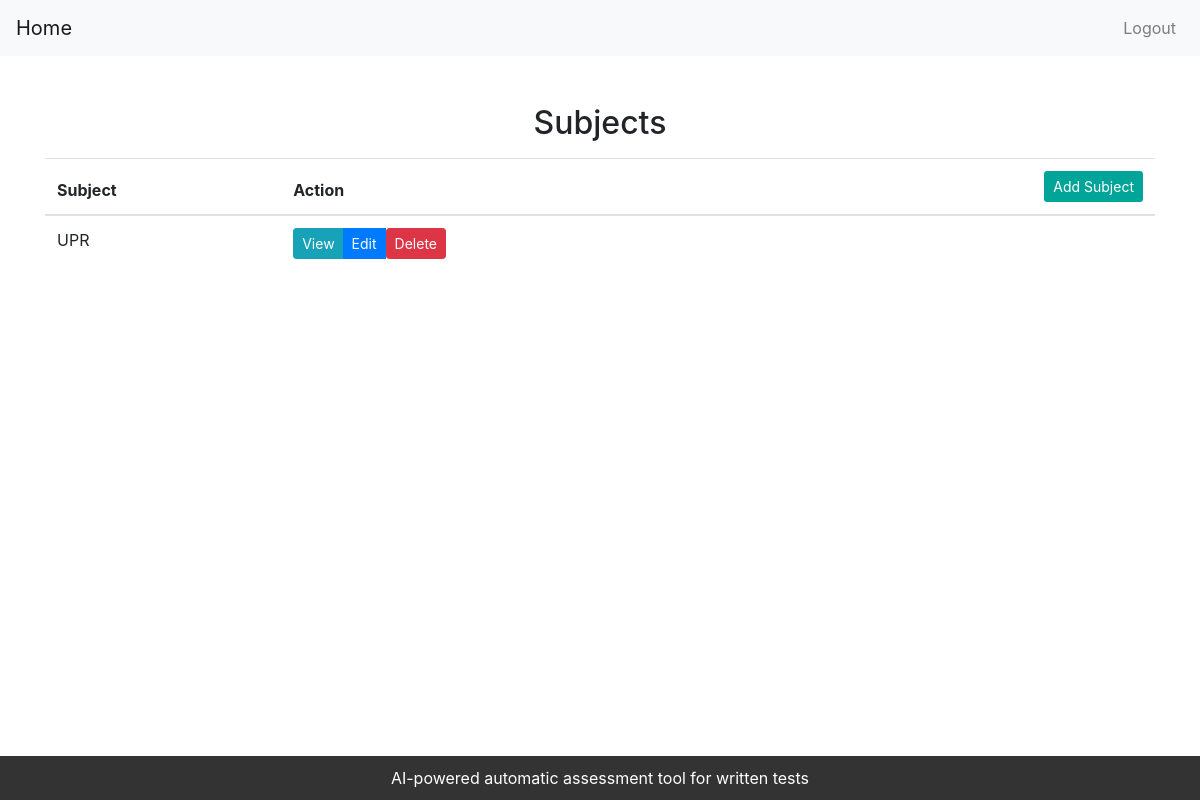
Before: /core/teacher/dashboard/ (signed in) with the older database file.
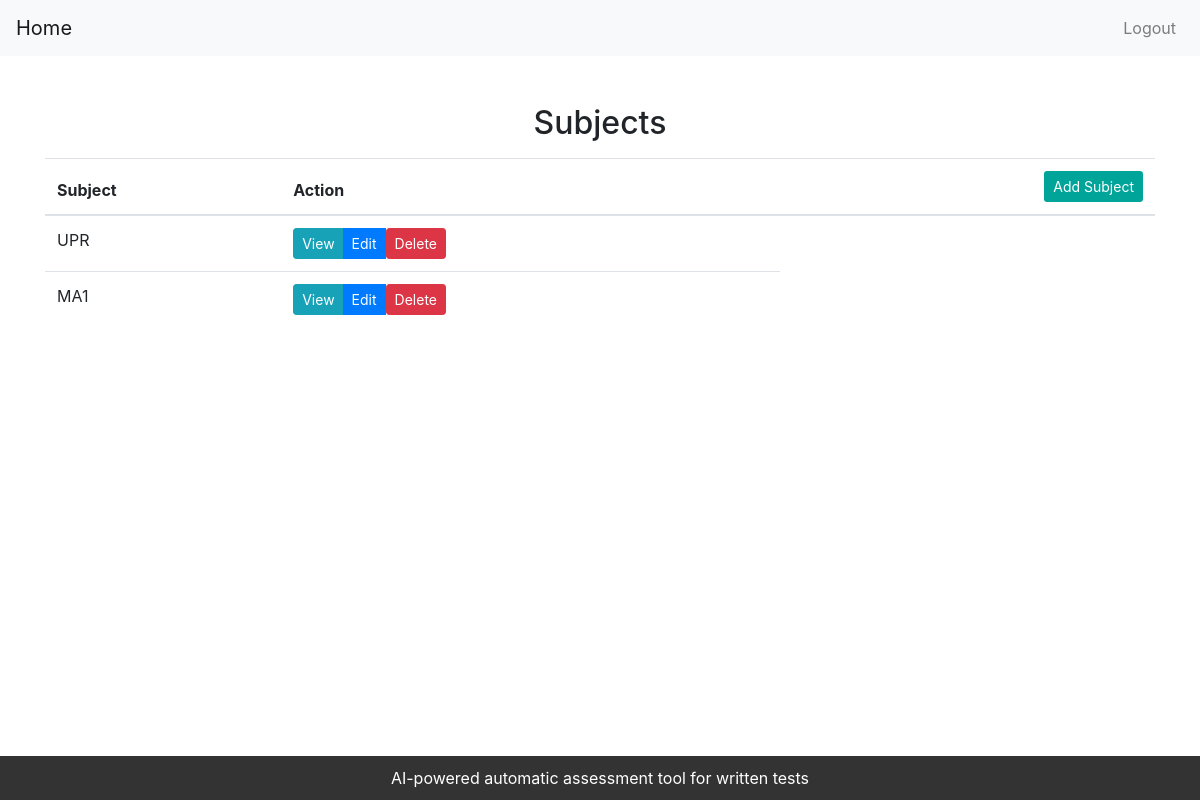
After: the same page with the newer database file.
### core/models.py (models this page shows)
class Subject(models.Model):
    subject_id = models.AutoField(primary_key=True)
    lesson_title = models.CharField(max_length=50)
    description = models.TextField(max_length=1024)
    teacher = models.ForeignKey(Teacher, on_delete=models.CASCADE)
    students = models.ManyToManyField(Student, related_name='subjects', blank=True)

### core/views.py (the view)
# urls.py: path('teacher/dashboard/', views.teacher_dashboard, name='teacher_dashboard'),
@login_required
def teacher_dashboard(request):
    if not request.user.is_teacher():
        return redirect('index')
    subjects = Subject.objects.filter(teacher=request.user)
    return render(request, 'core/teacher_dashboard.html', {'subjects': subjects})

### user/models.py (called while the page is built)
    def is_teacher(self):
        return self.role == self.Role.TEACHER

### templates/core/teacher_dashboard.html (shortened to what this page needs)
<!DOCTYPE html>
<html lang="en">
<head>
    <link rel="stylesheet" href="https://stackpath.bootstrapcdn.com/bootstrap/4.5.2/css/bootstrap.min.css">
</head>
<body>
    <nav class="navbar navbar-expand-lg navbar-light bg-light">
        <a href="{% url 'teacher_dashboard' %}" class="navbar-brand">Home</a>
        <div class="collapse navbar-collapse justify-content-end" id="navbarNav">
            <ul class="navbar-nav">
                <li class="nav-item">
                    <a class="nav-link" href="{% url 'logout' %}">Logout</a>
                </li>
            </ul>
        </div>
    </nav>
    <div class="container">
        <h2 class="text-center mt-5">Subjects</h2>
        <table class="table mt-3">
            <thead>
                <tr>
                    <th>Subject</th>
                    <th>Action</th>
                    <th>
                        <div class="text-right">
                            <a href="{% url 'add_subject' %}" class="btn btn-sm add-subject-btn" style="margin-left: 10px;">Add Subject</a>
                        </div>
                    </th>
                </tr>
            </thead>
            <tbody>
                {% for subject in subjects %}
                <tr>
                    <td>{{ subject.lesson_title }}</td>
                    <td>
                        <div class="btn-group" role="group" aria-label="Subject Actions">
                            <a href="{% url 'view_subject' subject.subject_id %}" class="btn btn-sm btn-info">View</a>
                            <a href="{% url 'edit_subject' subject.subject_id %}" class="btn btn-sm btn-primary">Edit</a>
                            <form method="POST" action="{% url 'delete_subject' subject.subject_id %}" style="display:inline;">
                                <button type="submit" class="btn btn-sm btn-danger">Delete</button>
                            </form>
                        </div>
                    </td>
                </tr>
                {% endfor %}
            </tbody>
        </table>
    </div>
    <footer class="footer">
        AI-powered automatic assessment tool for written tests
    </footer>
</body>
</html>

Changed rows visible on the page:
added Subject: lesson_title "MA1"
